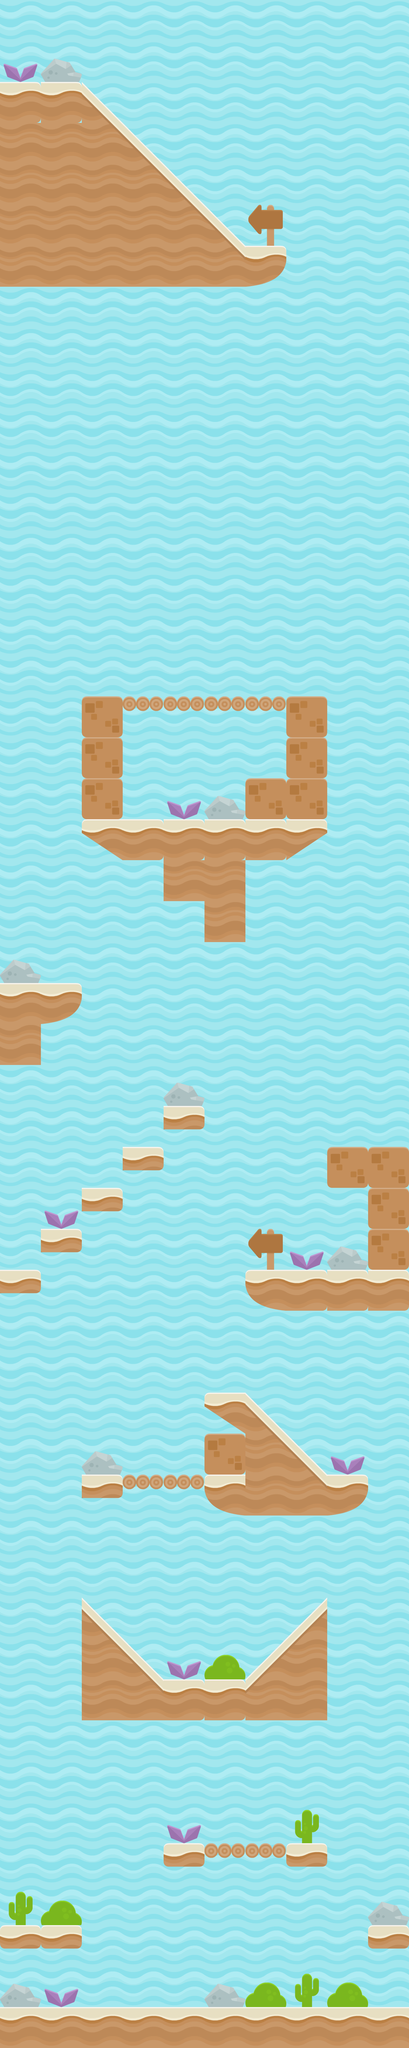

Rendered tile map (Tiled .tmx) drawn with the repository's tilesets; below, a short description and the map source with its tile grids summarised:
An orthogonal 10x50 tile map with 128x128 px tiles, 3 tile layers (Fondo, Tierra, Otros), 2 tilesets and 21 objects.

<map version="1.0" orientation="orthogonal" renderorder="right-down" width="10" height="50" tilewidth="128" tileheight="128" nextobjectid="25">
 <tileset firstgid="1" name="spritesheet_ground" tilewidth="128" tileheight="128" tilecount="128" columns="8">
  <image source="spritesheet_ground.png" width="1024" height="2048" />
 </tileset>
 <tileset firstgid="129" name="spritesheet_tiles" tilewidth="128" tileheight="128" tilecount="128" columns="8">
  <image source="spritesheet_tiles.png" width="1024" height="2048" />
 </tileset>
 <layer name="Fondo" width="10" height="50">
  <data>[500 cells, 500 non-empty, 1 distinct tile ids]</data>
 </layer>
 <layer name="Tierra" width="10" height="50">
  <data>[500 cells, 82 non-empty, 13 distinct tile ids]</data>
 </layer>
 <layer name="Otros" width="10" height="50">
  <data>[500 cells, 46 non-empty, 7 distinct tile ids]</data>
 </layer>
 <objectgroup name="Bordes">
  <object id="4" x="3.0303" y="6266.67">
   <polyline points="0,0 3.0303,-181.818 245.455,-178.788 248.485,-248.485 -3.0303,-251.515 0,-2224.24 121.212,-2227.27 127.273,-2303.03 -6.06061,-2303.03 -3.0303,-2939.39 124.242,-2936.36 127.273,-3066.67 203.03,-3078.79 242.424,-3118.18 260.606,-3145.45 257.576,-3196.97 0,-3200 0,-5372.73 781.818,-5372.73 845.455,-5384.85 887.879,-5418.18 890.909,-5496.97 760.606,-5500 245.455,-6012.12 -6.06061,-6018.18 0,-6266.67 1275.76,-6263.64 1272.73,-2687.88 1024.24,-2684.85 1021.21,-2557.58 1145.45,-2554.55 1148.48,-2300 766.667,-2303.03 763.636,-2227.27 815.152,-2187.88 887.879,-2172.73 1275.76,-2172.73 1275.76,-251.515 1148.48,-254.545 1148.48,-181.818 1275.76,-181.818 1272.73,3.0303 6.06061,3.0303" />
  </object>
  <object id="5" x="509.091" y="5760.61">
   <polyline points="0,0 512.121,0 512.121,72.7273 387.879,72.7273 384.848,39.3939 133.333,42.4242 130.303,69.697 0,69.697 0,6.06061" />
  </object>
  <object id="6" x="254.545" y="4990.91">
   <polyline points="0,0 0,384.848 769.697,381.818 769.697,0 509.091,254.545 254.545,254.545 6.06061,3.0303" />
  </object>
  <object id="7" x="254.545" y="4606.06">
   <polyline points="0,0 -3.0303,63.6364 127.273,72.7273 127.273,42.4242 381.818,42.4242 390.909,81.8182 439.394,118.182 506.061,127.273 781.818,130.303 848.485,112.121 890.909,72.7273 900,3.0303 766.667,0 515.152,-251.515 378.788,-254.545 381.818,-209.091 509.091,-124.242 384.848,-124.242 384.848,3.0303 6.06061,3.0303" />
  </object>
  <object id="8" x="639.394" y="3457.58">
   <polyline points="0,0 3.0303,78.7879 -130.303,75.7576 -124.242,-3.0303 -9.09091,-6.06061" />
  </object>
  <object id="9" x="506.061" y="3581.82">
   <polyline points="0,0 3.0303,69.697 -127.273,72.7273 -121.212,-6.06061 0,0" />
  </object>
  <object id="10" x="257.576" y="3706.06">
   <polyline points="0,0 0,81.8182 124.242,78.7879 127.273,6.06061 9.09091,3.0303" />
  </object>
  <object id="11" x="127.273" y="3839.39">
   <polyline points="0,0 0,72.7273 124.242,72.7273 124.242,6.06061 3.0303,0" />
  </object>
  <object id="12" x="254.545" y="2172.73">
   <polyline points="0,0 -3.0303,421.212 121.212,515.152 251.515,512.121 254.545,636.364 381.818,639.394 381.818,769.697 512.121,766.667 512.121,518.182 642.424,521.212 766.667,427.273 766.667,9.09091 12.1212,-3.0303" />
  </object>
 </objectgroup>
 <objectgroup name="Meta">
  <object id="14" x="96.6061" y="60.2424" width="128" height="128" />
 </objectgroup>
 <objectgroup name="Dragones">
  <object id="15" x="575.394" y="1208" width="128" height="128" />
  <object id="16" x="575.39" y="1468" width="128" height="128" />
  <object id="17" x="575.39" y="1728" width="128" height="128" />
 </objectgroup>
 <objectgroup name="Pinchos">
  <object id="18" x="314.788" y="1999.64" width="128" height="128" />
  <object id="19" x="984.485" y="3790.55" width="128" height="128" />
  <object id="20" x="478.424" y="4436" width="128" height="128" />
 </objectgroup>
 <objectgroup name="Boost">
  <object id="21" x="69.3333" y="5814.79" width="128" height="128" />
 </objectgroup>
 <objectgroup name="Vidas">
  <object id="22" x="826.909" y="1981.45" width="128" height="128" />
  <object id="23" x="66.303" y="3642.06" width="128" height="128" />
 </objectgroup>
 <objectgroup name="Bolas">
  <object id="1" x="324" y="4696" width="128" height="128" />
  <object id="3" x="708" y="4160" width="128" height="128" />
 </objectgroup>
</map>
